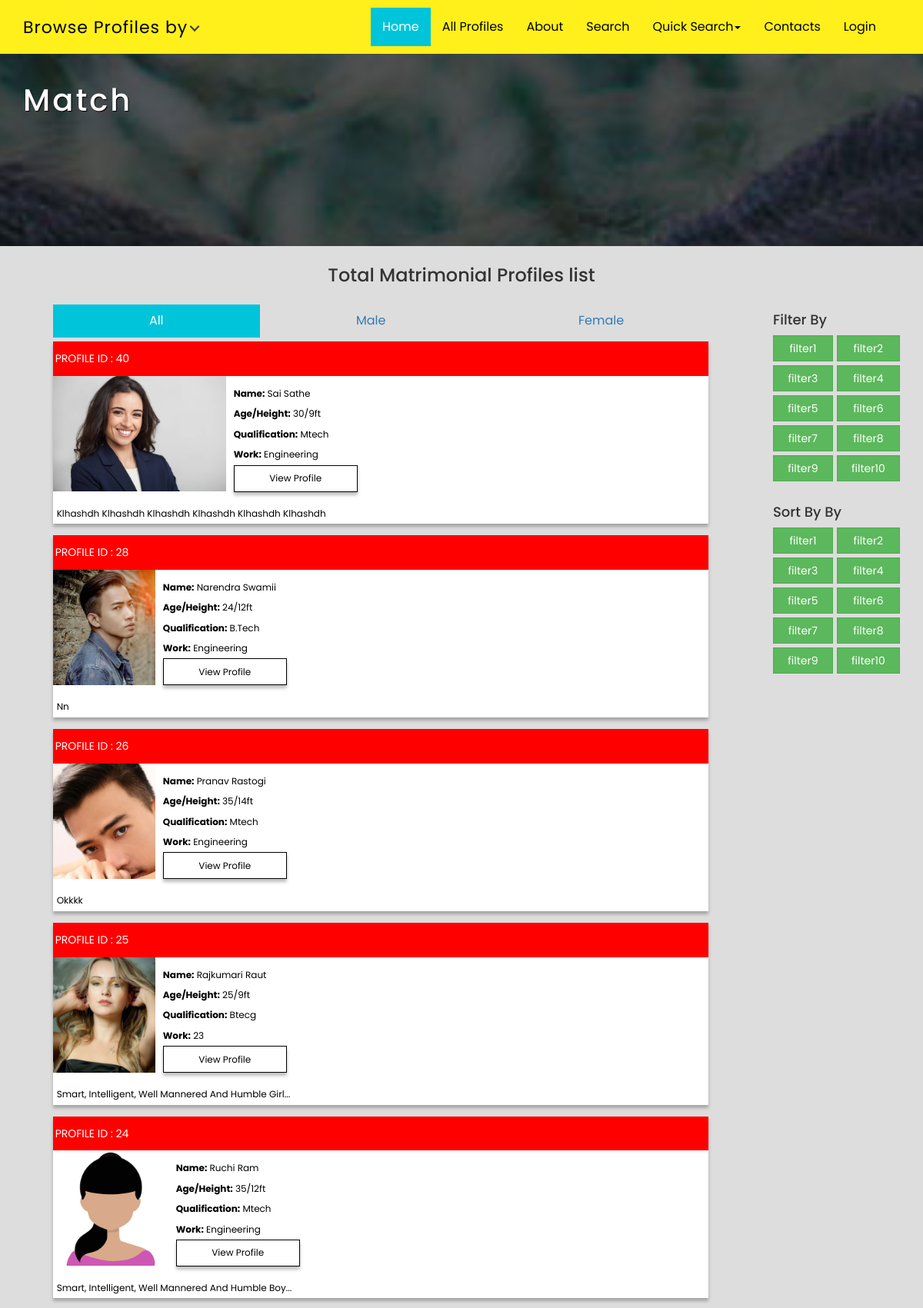
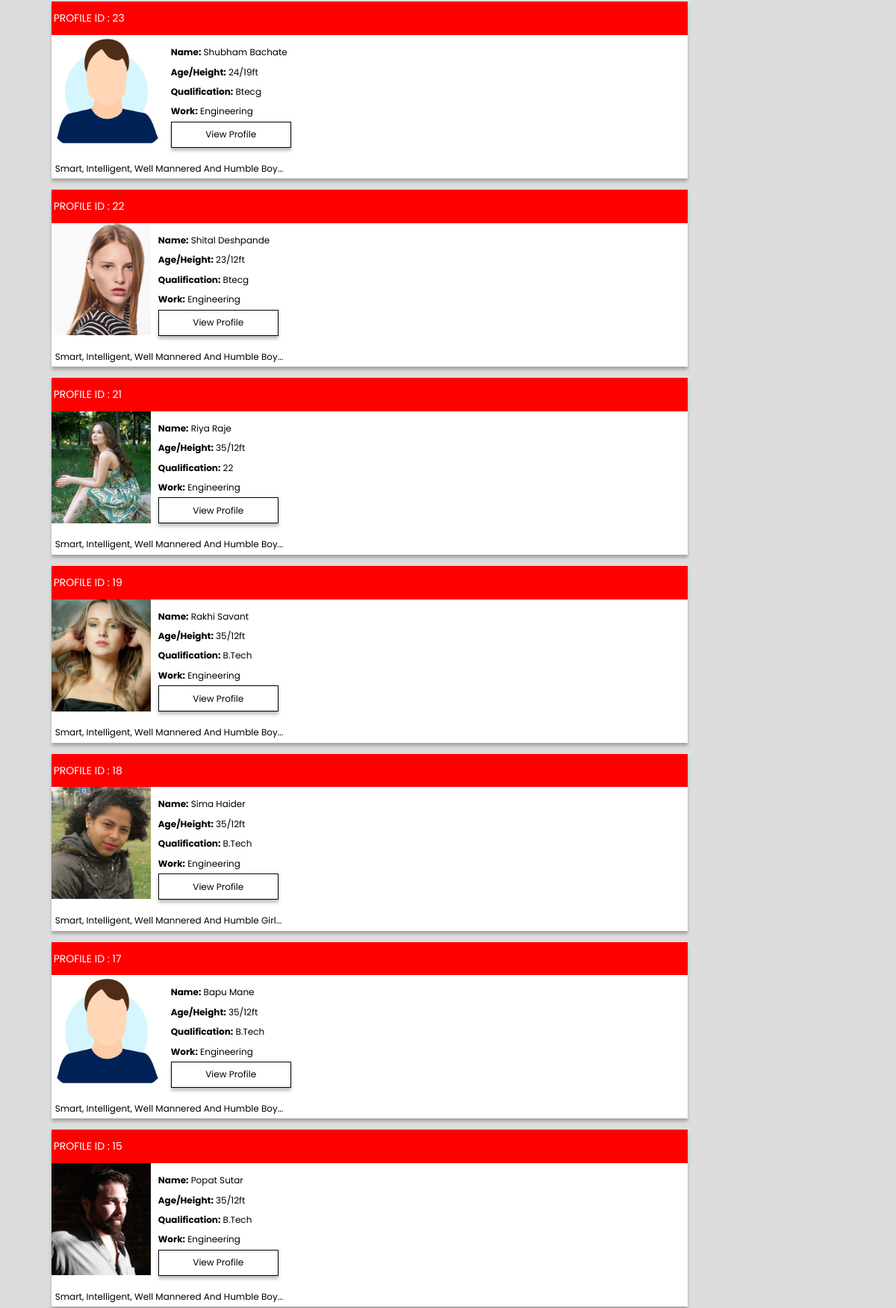
Screenshot of /all_profiles (upper part) with the database file from the repository (2 pictures, top to bottom).
### app1/models.py (models this page shows, shortened)
class profile(models.Model):
    user = models.OneToOneField(User, on_delete=models.CASCADE, null=True, blank=True)
    gender = models.CharField(max_length=50,default="", null=True, blank=True)
    age = models.CharField(max_length=50,default="0", null=True, blank=True)
    mobile = models.CharField(max_length=50,default="", null=True, blank=True)
    marrital_status = models.CharField(max_length=50,default="", null=True, blank=True)
    dob = models.CharField(max_length=50,default="", null=True, blank=True)
    height = models.CharField(max_length=50,default="", null=True, blank=True)
    color = models.CharField(max_length=50,default="", null=True, blank=True)
    Qualification = models.CharField(max_length=50,default="", null=True, blank=True)
    work = models.CharField(max_length=50,default="", null=True, blank=True)
    experience = models.CharField(max_length=50,default="", null=True, blank=True)
    hobbies = models.CharField(max_length=50,default="", null=True, blank=True)
    income = models.CharField(max_length=50,default="", null=True, blank=True)
    medical_condition = models.CharField(max_length=50,default="", null=True, blank=True)
    city = models.CharField(max_length=50,default="", null=True, blank=True)
    about_me = models.TextField(null=True,blank=True)
    is_featured = models.BooleanField(default=False)
    is_verified = models.BooleanField(default=False)
    is_mail_verified = models.BooleanField(default=False)

class media(models.Model):
    user = models.OneToOneField(User, on_delete=models.CASCADE, null=True, blank=True)
    dp = models.ImageField(upload_to="media", height_field=None, width_field=None, max_length=None)

### app1/views.py (the view)
# urls.py: path("all_profiles", views.all_profiles , name="all_profiles"),
def all_profiles(request):
    from app1.models import profile,family_details,media
    all_profiles = profile.objects.all().order_by('-id')[1:]
    male_profiles = profile.objects.filter(gender="Male").order_by('-id')
    female_profiles = profile.objects.filter(gender="Female").order_by('-id')
    data ={
        'male_profiles':male_profiles,
        'female_profiles':female_profiles,
        'all_profiles':all_profiles
    }
    return render(request,"all_profiles.html",data)

### template/all_profiles.html (shortened to what this page needs)
{% extends 'base.html' %}
{% block main %}
<div class="w3layouts-inner-banner">
	<div class="container">
		<div class="logo">
			<h1><a class="cd-logo link link--takiri" href="/">Match </a></h1>
		</div>
		<div class="clearfix"></div>
	</div>
</div>
<div class="container-fluid" style="margin-top: 25px;	">
	<h3 align='center'>Total Matrimonial Profiles list</h3>
	<div class="container" style="">
		<div class="row">
			<div class="col-md-10">
<div class="container-fluid" style="margin-top: 25px; max-width: 95%;">
	<ul id="myTabs" class="nav nav-pills nav-justified" role="tablist" data-tabs="tabs">
		<li class="active"><a href="#all" data-toggle="tab">All</a></li>
		<li><a href="#male" data-toggle="tab">Male</a></li>
		<li><a href="#female" data-toggle="tab">Female</a></li>
	</ul>
	<div class="tab-content">
		<div role="tabpanel" class="tab-pane fade in active " id="all">
{% load static %}
<grid style="margin-top: 5px;">
	{% for i in all_profiles  %}
	<div class="col">
		<div class="maindiv">
			<section class="idsection">
				<p style="    line-height: 3.2em; margin-left: 3px;" class="id-text">PROFILE ID : {{i.user.id}}</p>
			</section>
			<div class="wrap">
			<section class="dpsection">
				<img class="dpimg" src="{{i.user.media.dp.url}}">
			</section>
			<section class="texes">
				<p style="font-size: 12px;" class="textname"><strong>Name:</strong>  {{i.user.first_name}} {{i.user.last_name}} </p>
				<p style="font-size: 12px;" class="textname"><strong>Age/Height:</strong>  {{i.age}}/{{i.height}} </p>
				<p style="font-size: 12px;" class="textname"><strong>Qualification:</strong>  {{i.Qualification}} </p>
				<p style="font-size: 12px;" class="textname"><strong>Work:</strong>  {{i.work}} </p>
				<a href="/show_profile/{{i.user.id}}"><button class="btnconnect"> View Profile</button></a>
			</section>
		</div>
		<section class="abt">
			<p class="abtp" style="font-size: 12px; font-family: inherit;">{{i.about_me}}</p>
		</section>
		</div>
	</div>
	{% endfor %}
</grid>
		</div>
	</div>
</div>
			</div>
			<div class="col-md-2 filter">
				<h4 >Filter By</h4>
				<div class="gridf">
					<button class="btn btn-success" style="border-radius: 0px;">filter1</button>
					<button class="btn btn-success" style="border-radius: 0px;">filter2</button>
					<button class="btn btn-success" style="border-radius: 0px;">filter3</button>
					<button class="btn btn-success" style="border-radius: 0px;">filter4</button>
					<button class="btn btn-success" style="border-radius: 0px;">filter5</button>
					<button class="btn btn-success" style="border-radius: 0px;">filter6</button>
					<button class="btn btn-success" style="border-radius: 0px;">filter7</button>
					<button class="btn btn-success" style="border-radius: 0px;">filter8</button>
					<button class="btn btn-success" style="border-radius: 0px;">filter9</button>
					<button class="btn btn-success" style="border-radius: 0px;">filter10</button>
				</div>
				<h4 style="margin-top: 30px;">Sort By By</h4>
				<div class="gridf">
					<button class="btn btn-success" style="border-radius: 0px;">filter1</button>
					<button class="btn btn-success" style="border-radius: 0px;">filter2</button>
					<button class="btn btn-success" style="border-radius: 0px;">filter3</button>
					<button class="btn btn-success" style="border-radius: 0px;">filter4</button>
					<button class="btn btn-success" style="border-radius: 0px;">filter5</button>
					<button class="btn btn-success" style="border-radius: 0px;">filter6</button>
					<button class="btn btn-success" style="border-radius: 0px;">filter7</button>
					<button class="btn btn-success" style="border-radius: 0px;">filter8</button>
					<button class="btn btn-success" style="border-radius: 0px;">filter9</button>
					<button class="btn btn-success" style="border-radius: 0px;">filter10</button>
				</div>
			</div>
		</div>
	</div>
</div>
<br>
<br>
<br>
<br>
<br>
<br>
<br>
<br>
{% endblock main %}

### static/css/easy-responsive-tabs.css (style rules this page uses)
ul.resp-tabs-list, p { margin: 0px; padding: 0px; }

### template/all_profiles.html (style rules this page uses)
body { background-color: #dddddd; }
grid { display: grid; grid-template-columns: auto auto; -ms-grid-column-span: 2; grid-row-gap: 10px; }
@media (max-width: 1200px) { grid { grid-template-columns: auto ; } }
.gridf { display: grid; grid-template-columns: auto auto; margin-top: 10px; grid-column-gap:5px; grid-row-gap:5px; }
.filter { margin-top: 35px; }
.nav-pills > li > a { border-radius: 0px; }
.maindiv { width: 390px; height: 300px; background: #fff; box-shadow: 0px 4px 4px 0px rgba(0, 0, 0, 0.25); }
.idsection { width: 390px; height: 43px; background-color: red; }
.id-text { color: #FFF; font-family: inherit; font-size: 14px; font-style: normal; font-weight: 400; line-height: normal; text-transform: uppercase; }
.dpimg { width: 161px; height: 196px; background: url(<path-to-image>), lightgray 50% / cover no-repeat; }
.textname { color: #000; text-align: justify; font-family: inherit; font-size: 12px; font-style: normal; font-weight: 400; line-height: normal; text-transform: capitalize; }
.wrap { display: flex; }
.texes { margin: 27px; align-content: center; }
.btnconnect { width: 161px; height: 35px; border: 1px solid #000; background: #FFF; box-shadow: 0px 4px 4px 0px rgba(0, 0, 0, 0.25); color: #000; font-size: 12px; font-style: normal; font-weight: 400; line-height: normal; text-transform: capitalize; }
.abtp { width: 350px; height: 50px; color: #000; text-align: justify; font-family: inherit; font-size: 12px; font-style: normal; font-weight: 400; line-height: normal; text-transform: capitalize; align-content: center; display: grid; margin: 5px; }
@media (max-width: 1200px) { .maindiv { width: 100%; height: auto; } }
@media (max-width: 1200px) { .idsection { width: 100%; height: auto; background-color: red; } }
@media (max-width: 1200px) { .abtp { width: 95%; height: auto; font-size: 6px; } }
@media (max-width: 1200px) { .texes { margin: 10px; align-content: center; font-size: 10px; } }
@media (max-width: 1200px) { .dpimg { width: 100%; max-height: 150px; } }

### rows the page displays
profile: user.id "40", user.media.dp (picture), user.first_name "Sai", user.last_name "Sathe", age "30", height "9ft", Qualification "Mtech", work "Engineering", about_me "Klhashdh Klhashdh Klhashdh Klhashdh Klhashdh Klhashdh"
profile: user.id "28", user.media.dp (picture), user.first_name "Narendra", user.last_name "Swamii", age "24", height "12ft", Qualification "B.tech", work "Engineering", about_me "Nn"
profile: user.id "26", user.media.dp (picture), user.first_name "Pranav", user.last_name "Rastogi", age "35", height "14ft", Qualification "Mtech", work "Engineering", about_me "Okkkk"
profile: user.id "25", user.media.dp (picture), user.first_name "Rajkumari", user.last_name "Raut", age "25", height "9ft", Qualification "Btecg", work "23", about_me "Smart, Intelligent, Well Mannered And Humble Girl..."
profile: user.id "24", user.media.dp (picture), user.first_name "Ruchi", user.last_name "Ram", age "35", height "12ft", Qualification "Mtech", work "Engineering", about_me "Smart, Intelligent, Well Mannered And Humble Boy..."
profile: user.id "23", user.media.dp (picture), user.first_name "Shubham", user.last_name "Bachate", age "24", height "19ft", Qualification "Btecg", work "Engineering", about_me "Smart, Intelligent, Well Mannered And Humble Boy..."
profile: user.id "22", user.media.dp (picture), user.first_name "Shital", user.last_name "Deshpande", age "23", height "12ft", Qualification "Btecg", work "Engineering", about_me "Smart, Intelligent, Well Mannered And Humble Boy..."
profile: user.id "21", user.media.dp (picture), user.first_name "Riya", user.last_name "Raje", age "35", height "12ft", Qualification "22", work "Engineering", about_me "Smart, Intelligent, Well Mannered And Humble Boy..."
profile: user.id "19", user.media.dp (picture), user.first_name "Rakhi", user.last_name "Savant", age "35", height "12ft", Qualification "B.tech", work "Engineering", about_me "Smart, Intelligent, Well Mannered And Humble Boy..."
profile: user.id "18", user.media.dp (picture), user.first_name "Sima", user.last_name "Haider", age "35", height "12ft", Qualification "B.tech", work "Engineering", about_me "Smart, Intelligent, Well Mannered And Humble Girl..."
profile: user.id "17", user.media.dp (picture), user.first_name "Bapu", user.last_name "Mane", age "35", height "12ft", Qualification "B.tech", work "Engineering", about_me "Smart, Intelligent, Well Mannered And Humble Boy..."
profile: user.id "15", user.media.dp (picture), user.first_name "Popat", user.last_name "Sutar", age "35", height "12ft", Qualification "B.tech", work "Engineering", about_me "Smart, Intelligent, Well Mannered And Humble Boy..."
